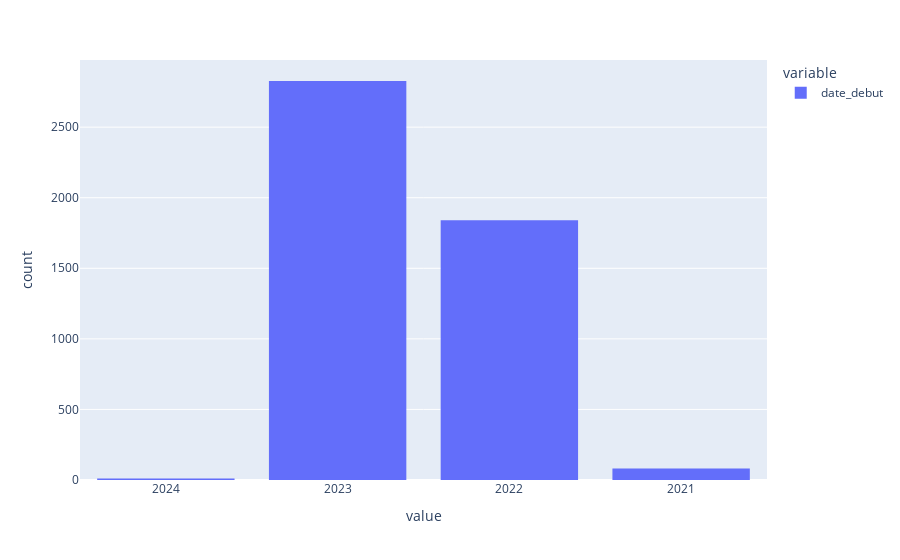

Notebook code for this chart:
### Code cell
import plotly.express as px

px.histogram(data["date_debut"].dt.year.astype(str))

### Figure 1 — Plotly figure (JSON) as saved in the notebook; plotly's stock layout.template omitted (floating-point values rounded to 4 significant figures; data arrays with more than 128 entries replaced by an {"elided": "..."} marker saying what was removed)
{"data": [{"alignmentgroup": "True", "bingroup": "x", "hovertemplate": "variable=date_debut<br>value=%{x}<br>count=%{y}<extra></extra>", "legendgroup": "date_debut", "marker": {"color": "#636efa", "pattern": {"shape": ""}}, "name": "date_debut", "offsetgroup": "date_debut", "orientation": "v", "showlegend": true, "type": "histogram", "x": {"elided": "4760 str values"}, "xaxis": "x", "yaxis": "y"}], "layout": {"barmode": "relative", "legend": {"title": {"text": "variable"}, "tracegroupgap": 0}, "margin": {"t": 60}, "xaxis": {"anchor": "y", "domain": [0, 1], "title": {"text": "value"}}, "yaxis": {"anchor": "x", "domain": [0, 1], "title": {"text": "count"}}}}
